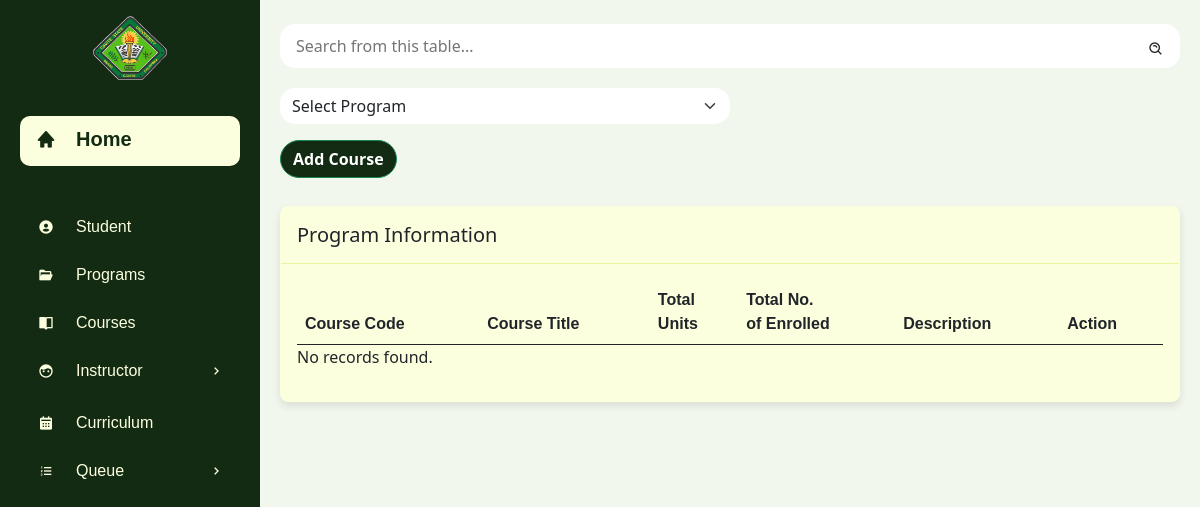
The page /admin/course.php on the database as committed earlier.
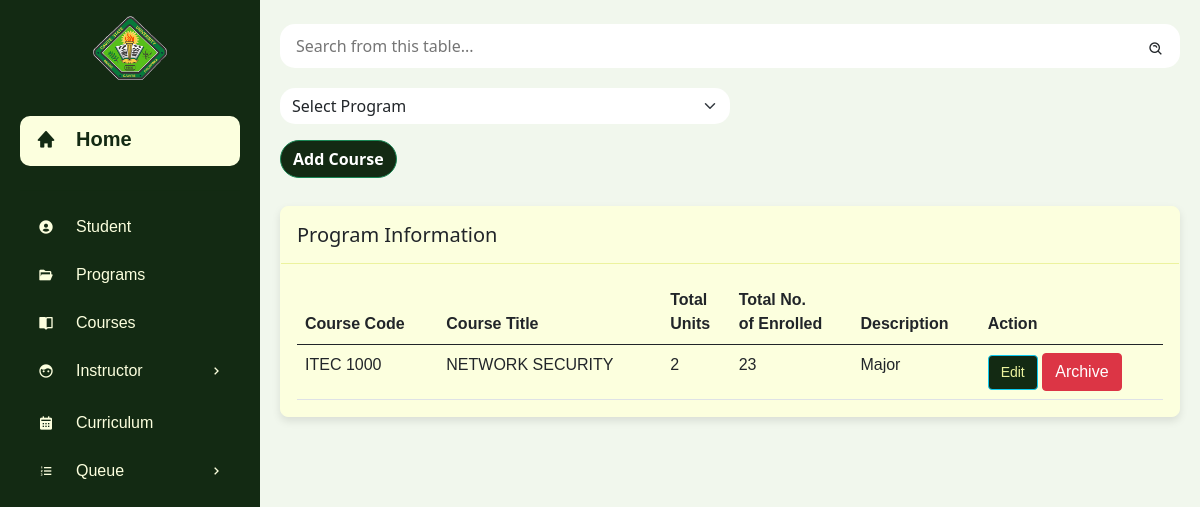
The same page on the database as committed later.
### tables this page shows
CREATE TABLE `courses` (
  `id` int(255) NOT NULL,
  `course_title` varchar(255) NOT NULL,
  `course_code` varchar(255) NOT NULL,
  `course_units` int(255) NOT NULL,
  `course_enrolled` int(255) NOT NULL,
  `course_description` varchar(255) NOT NULL,
  `archived` tinyint(1) DEFAULT 0
);

### admin/course.php (the view, shortened to what this page needs)
<?php
include("connection.php");
$courses = [];
$query = "SELECT * FROM courses WHERE archived = 0";
$result = $conn->query($query);
if ($result->num_rows > 0) {
    while ($row = $result->fetch_assoc()) {
        $courses[] = $row;
    }
}
?>
<!DOCTYPE html>
<html lang="en">
<head>
    <link href="https://cdn.jsdelivr.net/npm/bootstrap@5.0.2/dist/css/bootstrap.min.css" rel="stylesheet"/>
    <link rel="stylesheet" href="styles.css"/>
    <link rel="stylesheet" href="https://pro.fontawesome.com/releases/v5.10.0/css/all.css"/>
    <link href='https://unpkg.com/boxicons@2.1.4/css/boxicons.min.css' rel='stylesheet'>
</head>
<body>
    <section id="sidebar">
        <div class="header px-2 pt-3 d-flex justify-content-center align-items-center">
            <img src="logo.png" alt="logo" style="width:30%; height: 30%;" class="center">
        </div>
        <ul class="side-menu">
            <li><a href="dashboard.php" class="active" style="font-weight: bolder; font-size: 20px;"><i class='bx bxs-home icon'></i>Home</a></li>
            <li class="divider"><hr></li>
            <li><a href="student.php"><i class='bx bxs-user-circle icon'></i>Student</a></li>
            <li><a href="program.php"><i class='bx bxs-folder-open icon'></i>Programs</a></li>
            <li><a href="course.php"><i class='bx bxs-book-open icon'></i>Courses</a></li>
            <li><a href="#"><i class='bx bxs-face icon'></i>Instructor<i class='bx bx-chevron-right icon-right'></i></a>
            </li>
            <li><a href="#"><i class='bx bxs-calendar icon'></i>Curriculum</a></li>
            <li>
                <a href="#"><i class='bx bx-list-ol icon'></i>Queue<i class='bx bx-chevron-right icon-right'></i></a>
            </li>
        </ul>
    </section>
    <section id="content">
        <main class="student">
            <div class="search-filter">
                <form action="#">
                    <div class="form-group-search">
                        <input type="text" placeholder="Search from this table...">
                        <i class='bx bx-search-alt search-icon'></i>
                    </div>
                    <div class="form-group mt-3">
                        <select class="form-select" aria-label="Select Program">
                            <option selected>Select Program</option>
                        </select>
                    </div>
                </form>
                <div class="btn-group mt-3">
                    <button type="button" class="btn btn-success add" data-bs-toggle="modal" data-bs-target="#addCourseModal">
                        Add Course
                    </button>
                </div>
            </div>
            <div class="table-container card ">
                <div class="card-header">
                    <h4 class="card-title">Program Information</h4>
                </div>
<div class="card-body">
    <table class="table">
        <thead class="category">
            <tr>
                <th>Course Code</th>
                <th>Course Title</th>
                <th>Total<br>Units</th>
                <th>Total No.<br>of Enrolled</th>
                <th>Description</th>
                <th>Action</th>
            </tr>
        </thead>
        <tbody class="content" id="courseTableBody">
            <?php foreach($courses as $course): ?>
                <tr data-id="<?= $course['id'] ?>">
                    <td><?= htmlspecialchars($course['course_code']) ?></td>
                    <td><?= htmlspecialchars($course['course_title']) ?></td>
                    <td><?= htmlspecialchars($course['course_units']) ?></td>
                    <td><?= htmlspecialchars($course['course_enrolled']) ?></td>
                    <td><?= htmlspecialchars($course['course_description']) ?></td>
                    <td>
                        <button class="btn btn-info edit" data-bs-toggle="modal" data-bs-target="#addCourseModal" data-id="<?= $course['id'] ?>" data-title="<?= $course['course_title'] ?>" data-code="<?= $course['course_code'] ?>" data-units="<?= $course['course_units'] ?>" data-enrolled="<?= $course['course_enrolled'] ?>" data-description="<?= $course['course_description'] ?>">Edit</button>
                        <button class="btn btn-danger archive" data-id="<?= $course['id'] ?>">Archive</button>
                    </td>
                </tr>
            <?php endforeach; ?>
        </tbody>
    </table>
    <?php if(count($courses) == 0): ?>
        <p class="text-left">No records found.</p>
    <?php endif; ?>
</div>
            </div>
        </main>
    </section>
</body>
</html>

Rows that differ between the two databases and show on the page:
added courses: course_code "ITEC 1000", course_title "NETWORK SECURITY", course_units "2", course_enrolled "23", course_description "Major"
Other text that changed with them:
text no longer shown: "No records found."
